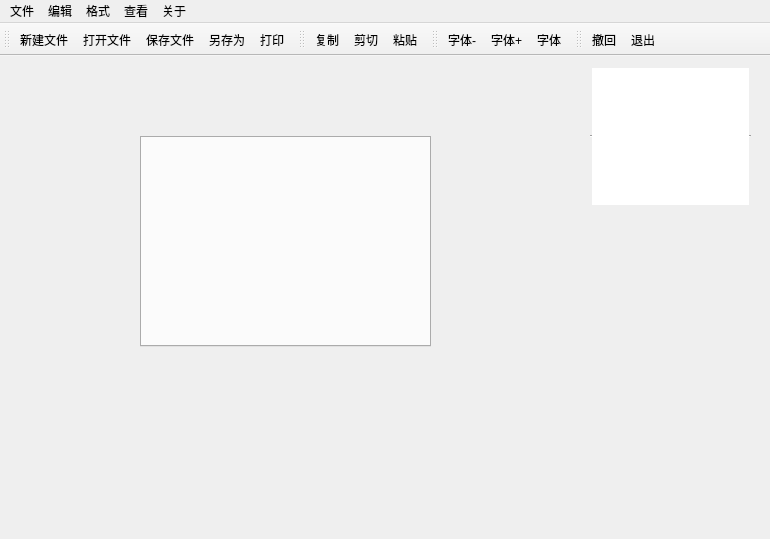
<?xml version="1.0" encoding="UTF-8"?>
<ui version="4.0">
 <class>MainWindow</class>
 <widget class="QMainWindow" name="MainWindow">
  <property name="geometry">
   <rect>
    <x>0</x>
    <y>0</y>
    <width>770</width>
    <height>539</height>
   </rect>
  </property>
  <property name="windowTitle">
   <string>MainWindow</string>
  </property>
  <widget class="QWidget" name="centralwidget">
   <widget class="QTextEdit" name="textEdit">
    <property name="geometry">
     <rect>
      <x>590</x>
      <y>10</y>
      <width>161</width>
      <height>141</height>
     </rect>
    </property>
    <property name="frameShape">
     <enum>QFrame::HLine</enum>
    </property>
   </widget>
   <widget class="QTabWidget" name="tabWidget">
    <property name="geometry">
     <rect>
      <x>140</x>
      <y>80</y>
      <width>291</width>
      <height>211</height>
     </rect>
    </property>
    <property name="elideMode">
     <enum>Qt::ElideMiddle</enum>
    </property>
    <property name="tabsClosable">
     <bool>true</bool>
    </property>
    <property name="movable">
     <bool>true</bool>
    </property>
   </widget>
  </widget>
  <widget class="QMenuBar" name="menubar">
   <property name="geometry">
    <rect>
     <x>0</x>
     <y>0</y>
     <width>770</width>
     <height>26</height>
    </rect>
   </property>
   <widget class="QMenu" name="menu">
    <property name="title">
     <string>文件</string>
    </property>
    <widget class="QMenu" name="recent">
     <property name="title">
      <string>最近打开</string>
     </property>
    </widget>
    <addaction name="new_file"/>
    <addaction name="open_file"/>
    <addaction name="separator"/>
    <addaction name="save_file"/>
    <addaction name="save_asfile"/>
    <addaction name="recent"/>
    <addaction name="separator"/>
    <addaction name="printer"/>
    <addaction name="exit"/>
   </widget>
   <widget class="QMenu" name="menu_2">
    <property name="title">
     <string>编辑</string>
    </property>
    <addaction name="copy"/>
    <addaction name="cut"/>
    <addaction name="past"/>
    <addaction name="separator"/>
    <addaction name="separator"/>
    <addaction name="undo"/>
   </widget>
   <widget class="QMenu" name="menu_3">
    <property name="title">
     <string>关于</string>
    </property>
    <addaction name="info"/>
   </widget>
   <widget class="QMenu" name="menu_4">
    <property name="title">
     <string>查看</string>
    </property>
    <addaction name="big"/>
    <addaction name="samll"/>
    <addaction name="separator"/>
    <addaction name="state_bar"/>
   </widget>
   <widget class="QMenu" name="menu_5">
    <property name="title">
     <string>格式</string>
    </property>
    <addaction name="font"/>
   </widget>
   <addaction name="menu"/>
   <addaction name="menu_2"/>
   <addaction name="menu_5"/>
   <addaction name="menu_4"/>
   <addaction name="menu_3"/>
  </widget>
  <widget class="QToolBar" name="tollbar">
   <property name="windowTitle">
    <string>toolBar</string>
   </property>
   <attribute name="toolBarArea">
    <enum>TopToolBarArea</enum>
   </attribute>
   <attribute name="toolBarBreak">
    <bool>false</bool>
   </attribute>
   <addaction name="new_file"/>
   <addaction name="open_file"/>
   <addaction name="save_file"/>
   <addaction name="save_asfile"/>
   <addaction name="printer"/>
  </widget>
  <widget class="QToolBar" name="toolBar_2">
   <property name="windowTitle">
    <string>toolBar_2</string>
   </property>
   <attribute name="toolBarArea">
    <enum>TopToolBarArea</enum>
   </attribute>
   <attribute name="toolBarBreak">
    <bool>false</bool>
   </attribute>
   <addaction name="copy"/>
   <addaction name="cut"/>
   <addaction name="past"/>
  </widget>
  <widget class="QToolBar" name="toolBar_4">
   <property name="windowTitle">
    <string>toolBar_4</string>
   </property>
   <attribute name="toolBarArea">
    <enum>TopToolBarArea</enum>
   </attribute>
   <attribute name="toolBarBreak">
    <bool>false</bool>
   </attribute>
   <addaction name="samll"/>
   <addaction name="big"/>
   <addaction name="font"/>
  </widget>
  <widget class="QToolBar" name="toolBar_3">
   <property name="windowTitle">
    <string>toolBar_3</string>
   </property>
   <attribute name="toolBarArea">
    <enum>TopToolBarArea</enum>
   </attribute>
   <attribute name="toolBarBreak">
    <bool>false</bool>
   </attribute>
   <addaction name="undo"/>
   <addaction name="exit"/>
  </widget>
  <action name="new_file">
   <property name="icon">
    <iconset resource="imgs.qrc">
     <normaloff>:/imgs/new .png</normaloff>:/imgs/new .png</iconset>
   </property>
   <property name="text">
    <string>新建文件</string>
   </property>
   <property name="shortcut">
    <string>Ctrl+N</string>
   </property>
  </action>
  <action name="open_file">
   <property name="icon">
    <iconset resource="imgs.qrc">
     <normaloff>:/imgs/open_file.png</normaloff>:/imgs/open_file.png</iconset>
   </property>
   <property name="text">
    <string>打开文件</string>
   </property>
   <property name="shortcut">
    <string>Ctrl+O</string>
   </property>
  </action>
  <action name="save_file">
   <property name="icon">
    <iconset resource="imgs.qrc">
     <normaloff>:/imgs/save.png</normaloff>:/imgs/save.png</iconset>
   </property>
   <property name="text">
    <string>保存文件</string>
   </property>
   <property name="shortcut">
    <string>Ctrl+S</string>
   </property>
  </action>
  <action name="save_asfile">
   <property name="icon">
    <iconset resource="imgs.qrc">
     <normaloff>:/imgs/save_as.png</normaloff>:/imgs/save_as.png</iconset>
   </property>
   <property name="text">
    <string>另存为</string>
   </property>
   <property name="shortcut">
    <string>Ctrl+Shift+S</string>
   </property>
  </action>
  <action name="copy">
   <property name="icon">
    <iconset resource="imgs.qrc">
     <normaloff>:/imgs/copy.png</normaloff>:/imgs/copy.png</iconset>
   </property>
   <property name="text">
    <string>复制</string>
   </property>
   <property name="shortcut">
    <string>Ctrl+C</string>
   </property>
  </action>
  <action name="cut">
   <property name="icon">
    <iconset resource="imgs.qrc">
     <normaloff>:/imgs/jianqie.png</normaloff>:/imgs/jianqie.png</iconset>
   </property>
   <property name="text">
    <string>剪切</string>
   </property>
   <property name="shortcut">
    <string>Ctrl+X</string>
   </property>
  </action>
  <action name="past">
   <property name="icon">
    <iconset resource="imgs.qrc">
     <normaloff>:/imgs/past.png</normaloff>:/imgs/past.png</iconset>
   </property>
   <property name="text">
    <string>粘贴</string>
   </property>
   <property name="shortcut">
    <string>Ctrl+V</string>
   </property>
  </action>
  <action name="bolder">
   <property name="checkable">
    <bool>true</bool>
   </property>
   <property name="icon">
    <iconset resource="imgs.qrc">
     <normaloff>:/imgs/Bb.png</normaloff>:/imgs/Bb.png</iconset>
   </property>
   <property name="text">
    <string>加粗</string>
   </property>
   <property name="shortcut">
    <string>Ctrl+B</string>
   </property>
  </action>
  <action name="italaos">
   <property name="checkable">
    <bool>true</bool>
   </property>
   <property name="icon">
    <iconset resource="imgs.qrc">
     <normaloff>:/imgs/i.png</normaloff>:/imgs/i.png</iconset>
   </property>
   <property name="text">
    <string>斜体</string>
   </property>
   <property name="shortcut">
    <string>Ctrl+I</string>
   </property>
  </action>
  <action name="underline">
   <property name="checkable">
    <bool>true</bool>
   </property>
   <property name="icon">
    <iconset resource="imgs.qrc">
     <normaloff>:/imgs/u.png</normaloff>:/imgs/u.png</iconset>
   </property>
   <property name="text">
    <string>下滑线</string>
   </property>
   <property name="shortcut">
    <string>Ctrl+U</string>
   </property>
  </action>
  <action name="font">
   <property name="icon">
    <iconset resource="imgs.qrc">
     <normaloff>:/imgs/t01.png</normaloff>:/imgs/t01.png</iconset>
   </property>
   <property name="text">
    <string>字体</string>
   </property>
   <property name="shortcut">
    <string>Ctrl+T</string>
   </property>
  </action>
  <action name="info">
   <property name="icon">
    <iconset resource="imgs.qrc">
     <normaloff>:/imgs/about.png</normaloff>:/imgs/about.png</iconset>
   </property>
   <property name="text">
    <string>关于</string>
   </property>
   <property name="shortcut">
    <string>Ctrl+Shift+I</string>
   </property>
  </action>
  <action name="undo">
   <property name="icon">
    <iconset resource="imgs.qrc">
     <normaloff>:/imgs/chehui.png</normaloff>:/imgs/chehui.png</iconset>
   </property>
   <property name="text">
    <string>撤回</string>
   </property>
   <property name="shortcut">
    <string>Ctrl+Z</string>
   </property>
  </action>
  <action name="redo">
   <property name="icon">
    <iconset resource="imgs.qrc">
     <normaloff>:/imgs/quxiaochehui.png</normaloff>:/imgs/quxiaochehui.png</iconset>
   </property>
   <property name="text">
    <string>取消撤回</string>
   </property>
   <property name="shortcut">
    <string>Ctrl+Shift+Z</string>
   </property>
  </action>
  <action name="exit">
   <property name="icon">
    <iconset resource="imgs.qrc">
     <normaloff>:/imgs/exit.png</normaloff>:/imgs/exit.png</iconset>
   </property>
   <property name="text">
    <string>退出</string>
   </property>
   <property name="shortcut">
    <string>Esc</string>
   </property>
  </action>
  <action name="print">
   <property name="icon">
    <iconset resource="imgs.qrc">
     <normaloff>:/imgs/print.png</normaloff>:/imgs/print.png</iconset>
   </property>
   <property name="text">
    <string>打印</string>
   </property>
   <property name="shortcut">
    <string>Ctrl+P</string>
   </property>
  </action>
  <action name="big">
   <property name="icon">
    <iconset resource="imgs.qrc">
     <normaloff>:/imgs/+++.png</normaloff>:/imgs/+++.png</iconset>
   </property>
   <property name="text">
    <string>字体+</string>
   </property>
   <property name="shortcut">
    <string>Ctrl+=</string>
   </property>
  </action>
  <action name="samll">
   <property name="icon">
    <iconset resource="imgs.qrc">
     <normaloff>:/imgs/---.png</normaloff>:/imgs/---.png</iconset>
   </property>
   <property name="text">
    <string>字体-</string>
   </property>
   <property name="shortcut">
    <string>Ctrl+-</string>
   </property>
  </action>
  <action name="state_bar">
   <property name="checkable">
    <bool>true</bool>
   </property>
   <property name="icon">
    <iconset resource="imgs.qrc">
     <normaloff>:/imgs/zhuangtai01.png</normaloff>:/imgs/zhuangtai01.png</iconset>
   </property>
   <property name="text">
    <string>状态栏</string>
   </property>
  </action>
  <action name="printer">
   <property name="icon">
    <iconset resource="imgs.qrc">
     <normaloff>:/imgs/pring01.png</normaloff>:/imgs/pring01.png</iconset>
   </property>
   <property name="text">
    <string>打印</string>
   </property>
   <property name="shortcut">
    <string>Ctrl+P</string>
   </property>
  </action>
  <action name="clean_openall">
   <property name="text">
    <string>清除所有历史记录</string>
   </property>
   <property name="shortcut">
    <string>Ctrl+Shift+Backspace</string>
   </property>
  </action>
  <action name="actionbut">
   <property name="text">
    <string>but</string>
   </property>
  </action>
 </widget>
 <resources>
  <include location="imgs.qrc"/>
 </resources>
 <connections/>
</ui>
